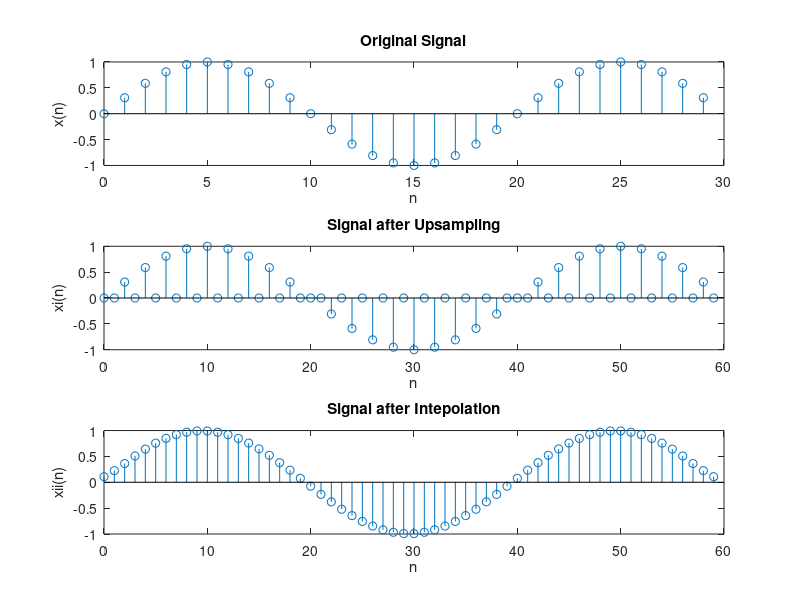

This chart was generated by the following MATLAB code:
clc;
clear all;
close all;
N=30;
f=0.05;
n=0:N-1;
x=sin(2*pi*f*n);
disp('Interpolation by factor I=2');
I=2;
xi=upsample(x,I);
xii=interp(x,I);
figure('name','Interpolation by factor I=2','NumberTitle','off');
subplot(311);
stem(n,x);
xlabel('n');
ylabel('x(n)');
title('Original Signal');
subplot(312);
stem(0:N*I-1,xi);
xlabel('n');
ylabel('xi(n)');
title('Signal after Upsampling');
subplot(313);
stem(0:N*I-1,xii);
xlabel('n');
ylabel('xii(n)');
title('Signal after Intepolation');
%Interpolation by factor I=2